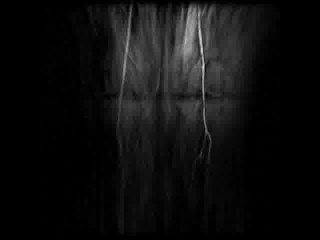
#> input picture HW3/angiogram-1.pgm, 320 x 240 px; its folder holds 4 pictures in this run
$ python segmentation.py
#> lines starting #> are read from the running program, lines starting #| are printed output that depends on the picture; after the words box and inside, x2 and y2 are one past the last pixel; in counts of white or black regions, pixels touching at a corner belong together
import cv2
import maxflow

# returns a 0/1 segmentation of a width*height image
# Unary costs are specified by unary0[i,j], unary1[i,j], the costs
# for pixel i being 0 or 1 respectively.
# smoothCost is the cost for a pair of neighboring pixels being different
def segmentImage(width, height, unary0, unary1, smoothCost):
    g = maxflow.Graph[float](width*height, width*height)
    nodeIds = g.add_grid_nodes((width, height))
    for i in xrange(width):
        for j in xrange(height):
            g.add_tedge(nodeIds[i,j], unary0[i,j], unary1[i,j])
    g.add_grid_edges(nodeIds, smoothCost)
    g.maxflow()
    return g.get_grid_segments(nodeIds).astype('uint8')


if __name__ == '__main__':
# load the images
    images = [cv2.imread('angiogram-' + str(i) + '.pgm', 0) for i in xrange(1,8)]
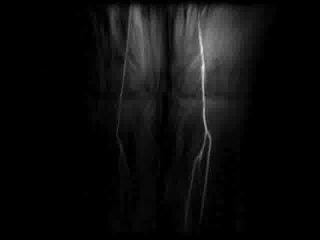
#> input picture HW3/angiogram-2.pgm, 320 x 240 px
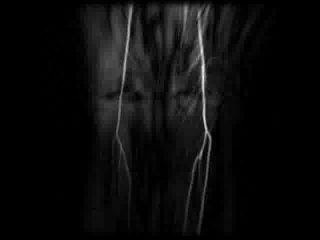
#> input picture HW3/angiogram-3.pgm, 320 x 240 px
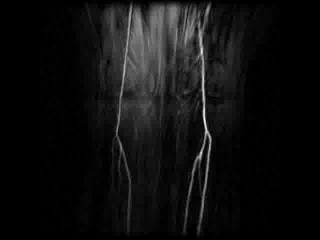
#> input picture HW3/angiogram-4.pgm, 320 x 240 px
#> images = 7 items

    for im in images:
# displays image, and waits for user to press key to continue
        cv2.imshow('imshow', im)
        cv2.waitKey(0)
#> this loop made 7 passes

# Set up a particularly dumb unary cost (is 1 if first image is nonzero)
    unary0 = (images[0] == 0).astype(int)
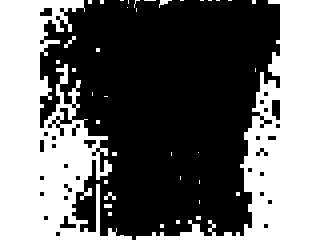
#> unary0: shape (240, 320) int64; values 0 (black) and 1 (white), 42.6% white; 39 white regions (31 under 20 px), largest, box (x1, y1, x2, y2) and area: (0, 0, 132, 240) 17172, (136, 0, 320, 240) 15040, (64, 36, 76, 48) 48
    unary1 = (images[0] > 0).astype(int)
    width = images[0].shape[0]
#> width = 240
    height = images[0].shape[1]
#> height = 320
    smoothCost = 2
    out = segmentImage(width, height, unary0, unary1, smoothCost)
#> (the run stopped early here; a loop or call above may not have finished)
